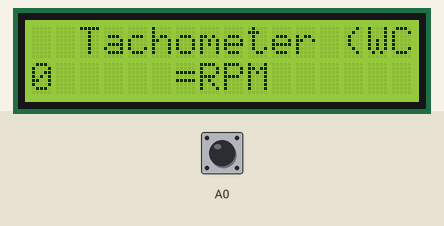
Bench run of a sketch on a simulated Arduino Uno, built with avr-gcc and run on an emulated ATmega328P. Parts: 16×2 character LCD. The test bench sets the inputs (shaded band); at power-on: A0 HIGH.

Above: at 0.2 s.
At 5.1 s:
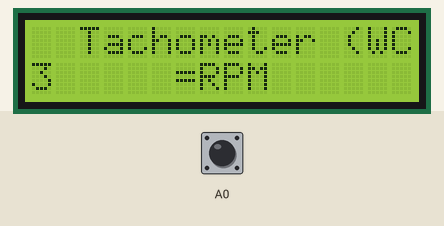

The sketch:

Sem2_EP_project.ino
```cpp
#include <Wire.h>
#include <LiquidCrystal_I2C.h>

int x = 0;
int input = A0;
int state = 0;
long pt=millis();
long ct=0;
int rev=0;
LiquidCrystal_I2C lcd(0x27, 16, 2); // set the LCD address to 0x27 for a 16 chars and 2 line display

void setup()
{
  lcd.init(); // initialize the lcd

  // Print a message to the LCD.
  lcd.init();
  lcd.backlight();
  lcd.setCursor(0, 0);
  lcd.print("  Tachometer (WC) ");
  lcd.setCursor(0, 1);
  lcd.print(x);
  lcd.print("     =RPM  ");
}
void loop()
{
  ct=millis();
  int counter = digitalRead(A0);
  if (state == 0)
  {
    switch (counter) {

      case 1 : state = 1; x = x + 1; break;
      case 0 : state = 0; break;

    }
  }

  if (counter == LOW) {
    state = 0;
  }
  if(ct-pt>=5000)
  {
    rev=12*x/4;
    x=0;
    lcd.setCursor(0, 1);
    lcd.print(rev);
    pt=ct;
 }
}
```

Measured:
- what the display in image 1 shows lasts 5.0 s, from 5.0 s to 10.0 s
